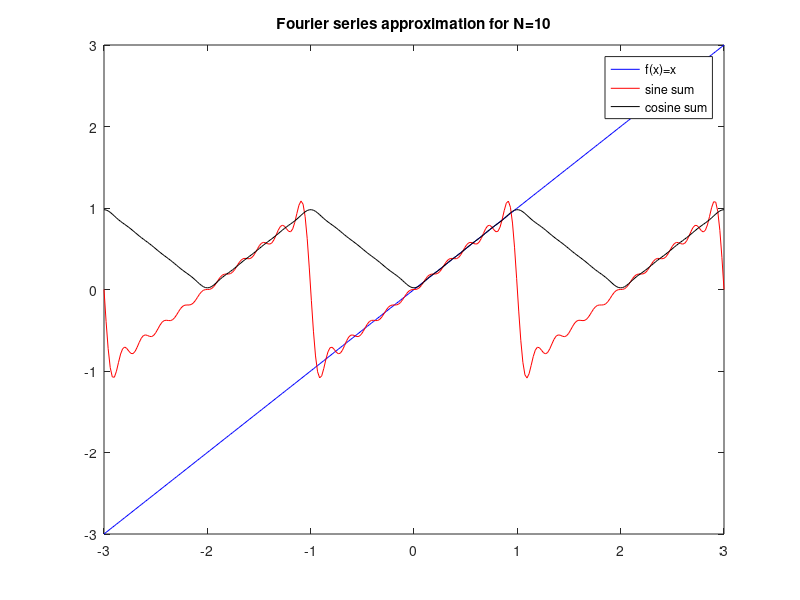

This figure's MATLAB source:
% fourier_x
% Write a computer program that computes the Nth partial sums of Fourier series. 
% Use the program to plot the function f(x) = x and the corresponding Fourier 
% sine and Fourier cosine series on the unit interval. Then use the program to 
% plot the series for x ∈ [−3, 3]. Please have your script fourier x.m make 
% the two pictures for N = 10, and note that as a script it should run without
% any arguments. As the exercise in the book asks, the first picture should
% contain the graphs of the function f, the partial sum of the sine series,
% and the partial sum of the cosine series over the unit interval, and the
% second picture the graphs of the same partial Fourier sums over the interval
% [−3, 3]. Hint: you can use the commands ”hold on” in Matlab to put multiple
% plots in a single picture, then ”hold off”

for k=1:10
    b(k)=2*integral(@(x)x.*sin(k*pi*x),0,1); % sine series coefficients
    c(k)=2*integral(@(x)x.*cos(k*pi*x),0,1); % cosine series coefficients
end
c0 = 2*integral(@(x)x,0,1); % cos zero term
disp('sine series coefficients'),b
disp('sine series coefficients'),c0,c

x=linspace(0,1,300);  % s points
f = x;
cos_sum = 0.5*c0;
sin_sum = zeros(size(x));
for k=1:10
    sin_sum = sin_sum + b(k)*sin(k*pi*x);
    cos_sum = cos_sum + c(k)*cos(k*pi*x);
end
plot(x,f,'b',x,sin_sum,'r',x,cos_sum,'k')
legend('f(x)=x','sine sum','cosine sum')
title('Fourier series approximation for N=10')

x=linspace(-3,3,300);  % s points
f = x;
cos_sum = 0.5*c0;
sin_sum = zeros(size(x));
for k=1:10
    sin_sum = sin_sum + b(k)*sin(k*pi*x);
    cos_sum = cos_sum + c(k)*cos(k*pi*x);
end
plot(x,f,'b',x,sin_sum,'r',x,cos_sum,'k')
legend('f(x)=x','sine sum','cosine sum')
title('Fourier series approximation for N=10')

